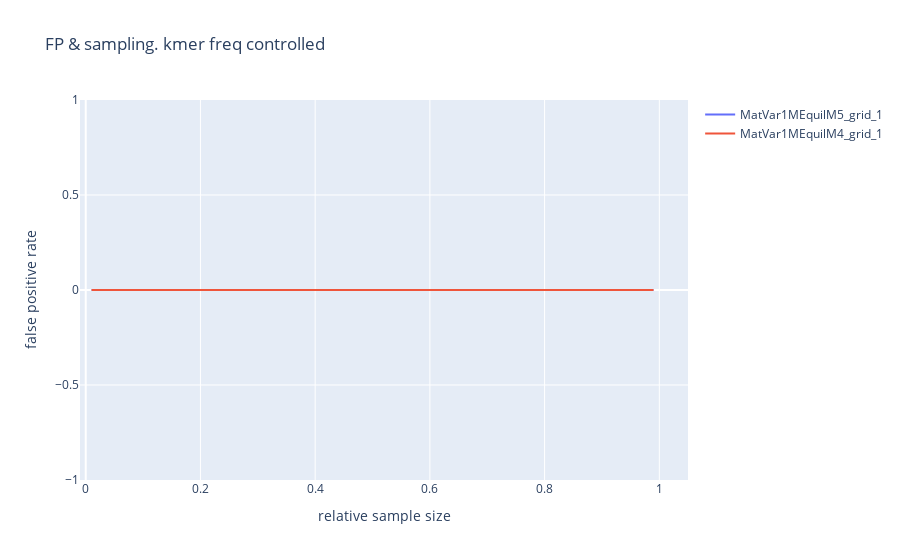

Notebook code cell kept with this figure:
### Code cell
fig= [go.Scatter(
    y= [fp_dict[lab][prop] for prop in sorted(fp_dict[lab].keys())],
    x= sorted(fp_dict[lab].keys()),
    error_y= dict(
        array= [fp_dict[lab][prop] for prop in sorted(fp_dict[lab].keys())],
        type= 'data',
        #symmetric= True,
        visible=False
    ),
    mode= 'lines',
    name= lab.split('.')[0] + '_{}'.format(mat_lines[lab])
    
) for lab in fp_dict.keys()]

layout= go.Layout(
    title= 'FP & sampling. kmer freq controlled',
    xaxis= dict(
        range= [-0.01,1.05],
        title= 'relative sample size'
    ),
    yaxis= dict(
        title= 'false positive rate'
    )
)

Figure= go.Figure(data= fig,layout= layout)
iplot(Figure)

### Figure 1 — Plotly figure (JSON) as saved in the notebook; plotly's stock layout.template omitted (floating-point values rounded to 4 significant figures)
{"data": [{"error_y": {"array": [0, 0, 0, 0, 0, 0, 0, 0, 0, 0, 0, 0, 0, 0, 0, 0, 0, 0, 0, 0, 0, 0, 0, 0, 0, 0, 0, 0, 0, 0, 0, 0, 0, 0, 0, 0, 0, 0, 0, 0, 0, 0, 0, 0, 0, 0, 0, 0, 0], "type": "data", "visible": false}, "mode": "lines", "name": "MatVar1MEquilM5_grid_1", "type": "scatter", "x": [0.0102, 0.0306, 0.051, 0.0714, 0.0918, 0.1122, 0.1326, 0.1531, 0.1735, 0.1939, 0.2143, 0.2347, 0.2551, 0.2755, 0.2959, 0.3163, 0.3367, 0.3571, 0.3775, 0.398, 0.4184, 0.4388, 0.4592, 0.4796, 0.5, 0.5204, 0.5408, 0.5612, 0.5816, 0.602, 0.6224, 0.6429, 0.6633, 0.6837, 0.7041, 0.7245, 0.7449, 0.7653, 0.7857, 0.8061, 0.8265, 0.8469, 0.8674, 0.8878, 0.9082, 0.9286, 0.949, 0.9694, 0.9898], "y": [0, 0, 0, 0, 0, 0, 0, 0, 0, 0, 0, 0, 0, 0, 0, 0, 0, 0, 0, 0, 0, 0, 0, 0, 0, 0, 0, 0, 0, 0, 0, 0, 0, 0, 0, 0, 0, 0, 0, 0, 0, 0, 0, 0, 0, 0, 0, 0, 0]}, {"error_y": {"array": [0, 0, 0, 0, 0, 0, 0, 0, 0, 0, 0, 0, 0, 0, 0, 0, 0, 0, 0, 0, 0, 0, 0, 0, 0, 0, 0, 0, 0, 0, 0, 0, 0, 0, 0, 0, 0, 0, 0, 0, 0, 0, 0, 0, 0, 0, 0, 0, 0], "type": "data", "visible": false}, "mode": "lines", "name": "MatVar1MEquilM4_grid_1", "type": "scatter", "x": [0.0102, 0.0306, 0.051, 0.0714, 0.0918, 0.1122, 0.1326, 0.1531, 0.1735, 0.1939, 0.2143, 0.2347, 0.2551, 0.2755, 0.2959, 0.3163, 0.3367, 0.3571, 0.3775, 0.398, 0.4184, 0.4388, 0.4592, 0.4796, 0.5, 0.5204, 0.5408, 0.5612, 0.5816, 0.602, 0.6224, 0.6429, 0.6633, 0.6837, 0.7041, 0.7245, 0.7449, 0.7653, 0.7857, 0.8061, 0.8265, 0.8469, 0.8674, 0.8878, 0.9082, 0.9286, 0.949, 0.9694, 0.9898], "y": [0, 0, 0, 0, 0, 0, 0, 0, 0, 0, 0, 0, 0, 0, 0, 0, 0, 0, 0, 0, 0, 0, 0, 0, 0, 0, 0, 0, 0, 0, 0, 0, 0, 0, 0, 0, 0, 0, 0, 0, 0, 0, 0, 0, 0, 0, 0, 0, 0]}], "layout": {"title": {"text": "FP & sampling. kmer freq controlled"}, "xaxis": {"range": [-0.01, 1.05], "title": {"text": "relative sample size"}}, "yaxis": {"title": {"text": "false positive rate"}}}}
